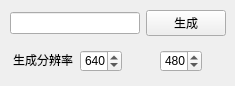
<?xml version="1.0" encoding="UTF-8"?>
<ui version="4.0">
 <class>gentextimg</class>
 <widget class="QWidget" name="gentextimg">
  <property name="geometry">
   <rect>
    <x>0</x>
    <y>0</y>
    <width>235</width>
    <height>86</height>
   </rect>
  </property>
  <property name="minimumSize">
   <size>
    <width>235</width>
    <height>86</height>
   </size>
  </property>
  <property name="maximumSize">
   <size>
    <width>235</width>
    <height>86</height>
   </size>
  </property>
  <property name="windowTitle">
   <string>生成文字图</string>
  </property>
  <property name="windowIcon">
   <iconset resource="../gui/res.qrc">
    <normaloff>:/icon/C:/Users/27698/Downloads/reico.ico</normaloff>:/icon/C:/Users/27698/Downloads/reico.ico</iconset>
  </property>
  <widget class="QSpinBox" name="spinBox">
   <property name="geometry">
    <rect>
     <x>80</x>
     <y>50</y>
     <width>42</width>
     <height>22</height>
    </rect>
   </property>
   <property name="minimum">
    <number>1</number>
   </property>
   <property name="maximum">
    <number>99999</number>
   </property>
   <property name="value">
    <number>640</number>
   </property>
  </widget>
  <widget class="QSpinBox" name="spinBox_2">
   <property name="geometry">
    <rect>
     <x>160</x>
     <y>50</y>
     <width>42</width>
     <height>22</height>
    </rect>
   </property>
   <property name="minimum">
    <number>1</number>
   </property>
   <property name="maximum">
    <number>99999</number>
   </property>
   <property name="value">
    <number>480</number>
   </property>
  </widget>
  <widget class="QLabel" name="label">
   <property name="geometry">
    <rect>
     <x>13</x>
     <y>50</y>
     <width>61</width>
     <height>20</height>
    </rect>
   </property>
   <property name="text">
    <string>生成分辨率</string>
   </property>
  </widget>
  <widget class="QWidget" name="layoutWidget">
   <property name="geometry">
    <rect>
     <x>10</x>
     <y>10</y>
     <width>216</width>
     <height>26</height>
    </rect>
   </property>
   <layout class="QHBoxLayout" name="horizontalLayout">
    <item>
     <widget class="QLineEdit" name="lineEdit"/>
    </item>
    <item>
     <widget class="QPushButton" name="pushButton">
      <property name="text">
       <string>生成</string>
      </property>
     </widget>
    </item>
   </layout>
  </widget>
 </widget>
 <resources>
  <include location="../gui/res.qrc"/>
 </resources>
 <connections/>
</ui>
